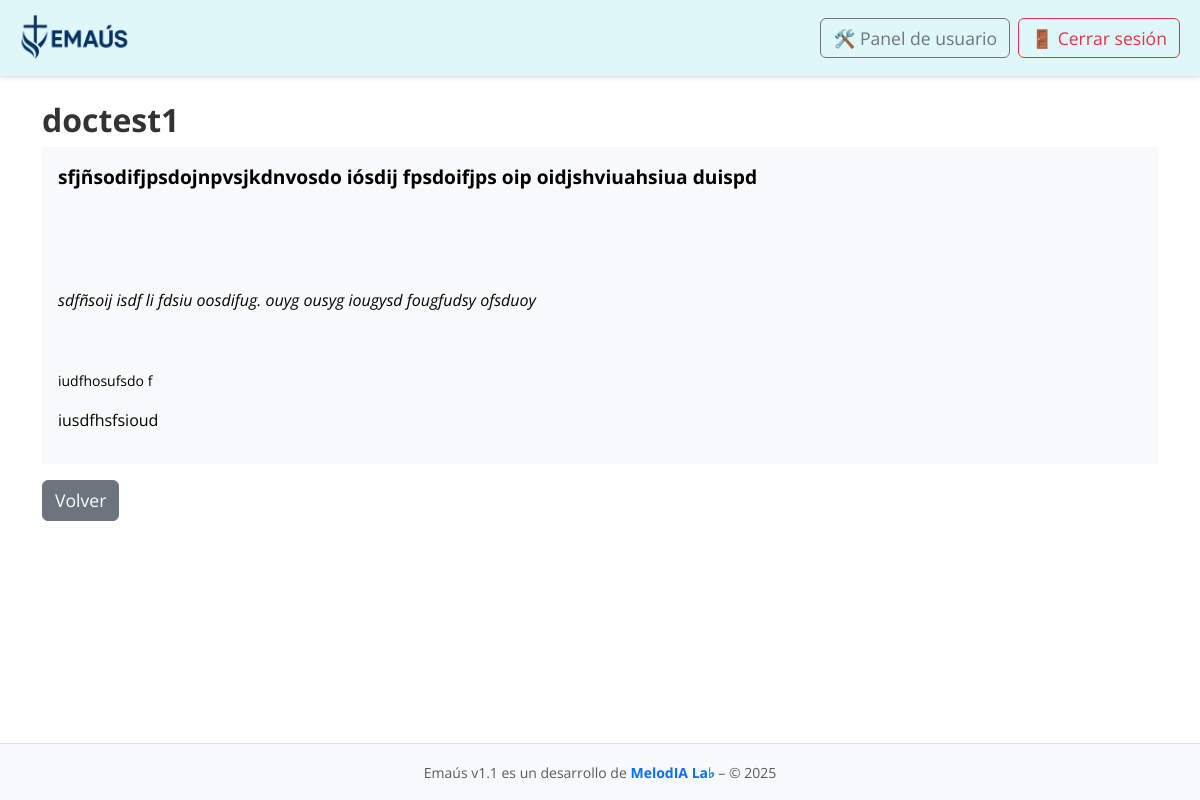
/documentos/1/ver/ (signed in), run on the app's committed database.
### documentos/models.py (models this page shows, shortened)
class Documento(models.Model):
    titulo = models.CharField(max_length=200)
    contenido = RichTextField()

### documentos/views.py (the view)
# urls.py: path('<int:pk>/ver/', views.document_view, name='document_view'),
@login_required
def document_view(request, pk):
    doc = get_object_or_404(Documento, pk=pk)
    return render(request, 'documentos/view.html', {'doc': doc})

### templates/documentos/view.html (shortened to what this page needs)
{% extends 'base.html' %}
{% block content %}
<h2>{{ doc.titulo }}</h2>
<div class="bg-light p-3" style="color: #000000;">
  {{ doc.contenido|safe }}
</div>
<a href="{% url 'document_list' %}" class="btn btn-secondary mt-3">Volver</a>
{% endblock %}

### static/css/styles.css (style rules this page uses)
body { font-family: 'Inter', sans-serif; background-color: #f8f9fa; color: #333; line-height: 1.6; }
h1, h2, h3, h4, h5 { font-weight: 600; margin-bottom: 0.5rem; }
p { margin-bottom: 1rem; }
a { text-decoration: none; }
.btn { border-radius: 0.5rem; }

### templates/base.html (style rules this page uses)
html, body { height: 100%; margin: 0; padding: 0; font-family: 'Open Sans', sans-serif; background-color: #ffffff; color: #333333; display: flex; flex-direction: column; }
.btn { font-size: 1.1rem; }
h1, h2, h3, h4 { font-weight: 700; }

### data on the page
Documento: titulo "doctest1", contenido "sfjñsodifjpsdojnpvsjkdnvosdo iósdij fpsdoifjps oip oidjshviuahsiua duispd sdfñsoij isdf li fdsiu oosdifug. ouyg ousyg iougysd fougfudsy ofsduoy iudfhosufsdo f iusdfhsfsioud"
